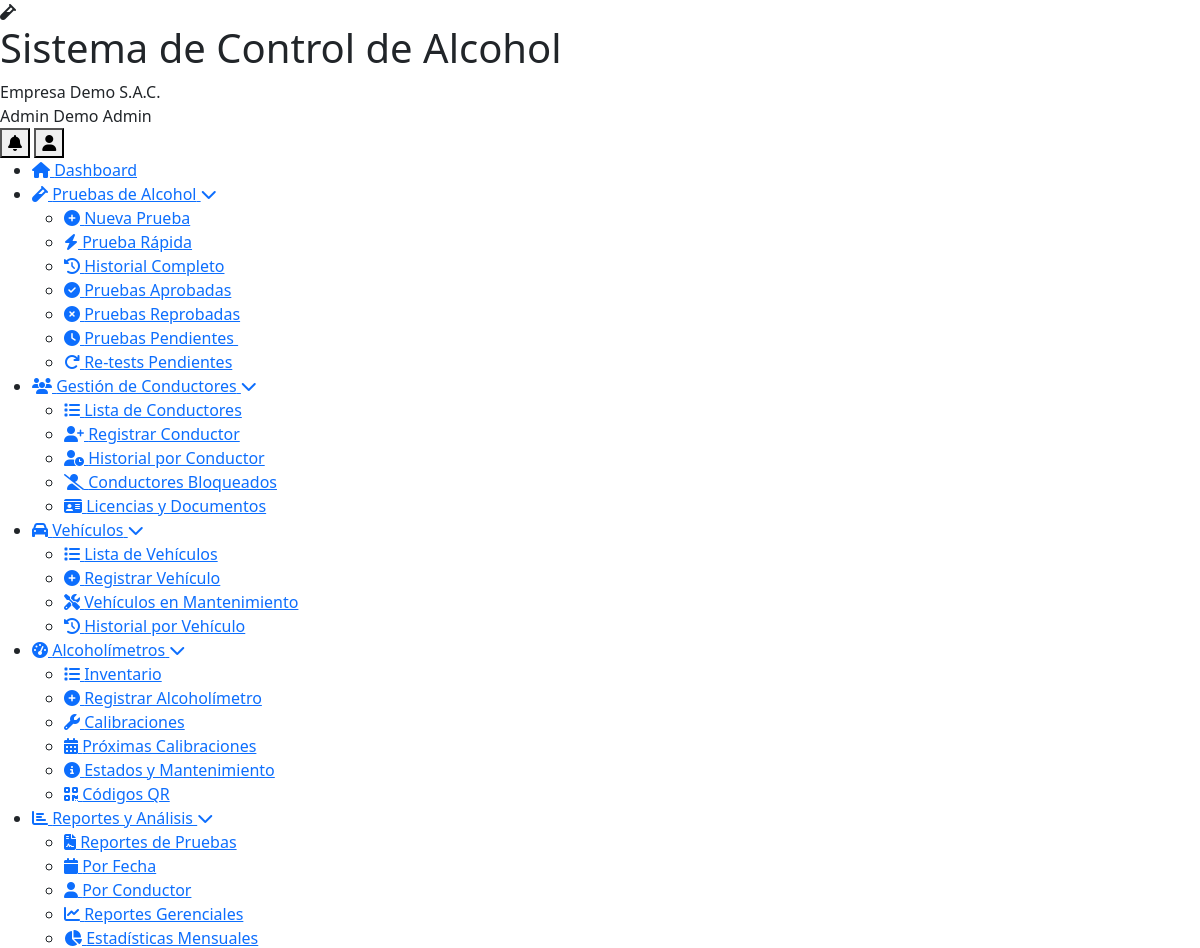
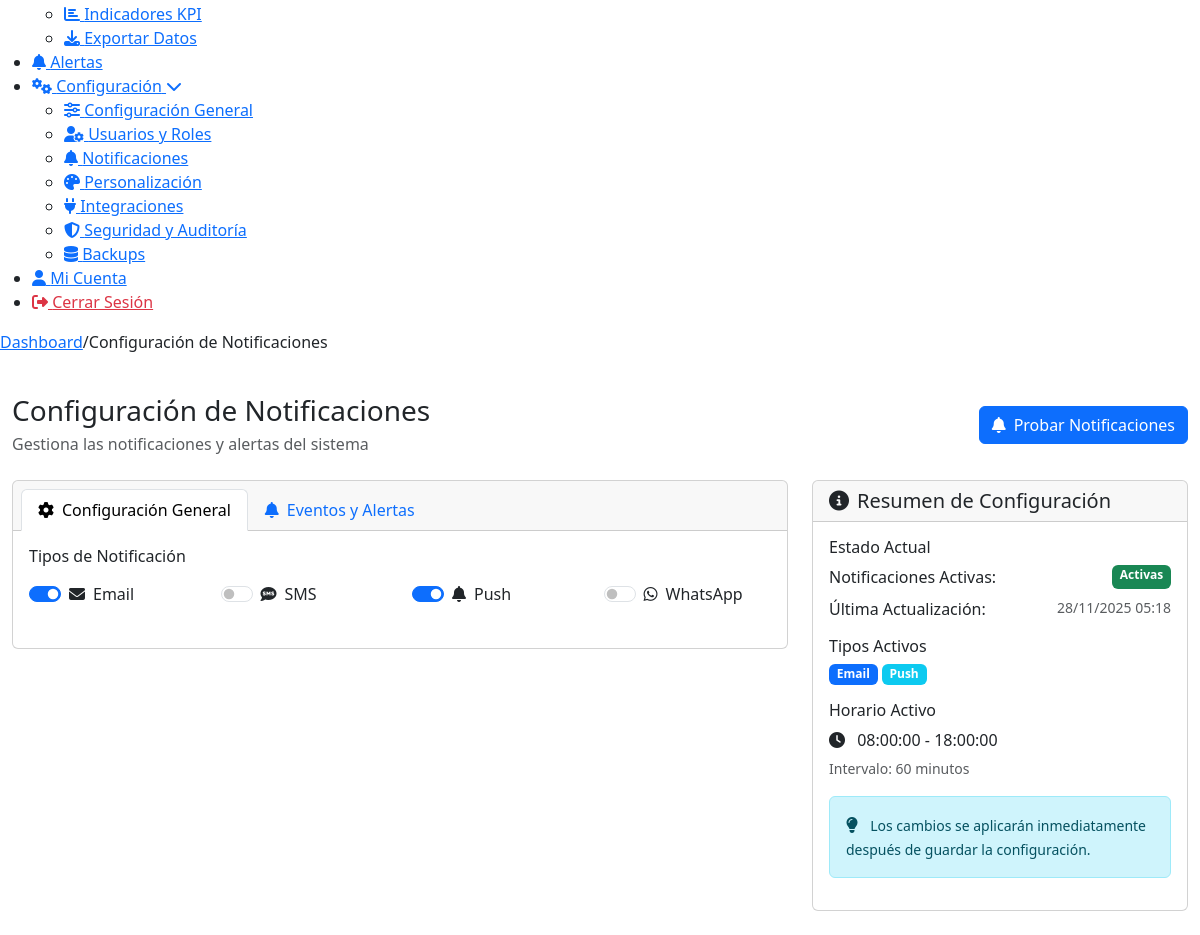
The page /configuracion-notificaciones.php (signed in) on the database its author committed (2 pictures, top to bottom).
### tables this page shows
CREATE TABLE `usuarios` (
  `id` int(11) NOT NULL,
  `cliente_id` int(11) DEFAULT NULL,
  `nombre` varchar(100) NOT NULL,
  `apellido` varchar(100) DEFAULT NULL,
  `email` varchar(255) NOT NULL,
  `password` varchar(255) NOT NULL,
  `telefono` varchar(20) DEFAULT NULL,
  `dni` varchar(15) DEFAULT NULL,
  `rol` enum('super_admin','admin','supervisor','operador','conductor','auditor') NOT NULL,
  `foto_perfil` varchar(255) DEFAULT NULL,
  `estado` tinyint(1) DEFAULT 1,
  `ultimo_login` timestamp NULL DEFAULT NULL,
  `token_recuperacion` varchar(100) DEFAULT NULL,
  `fecha_expiracion_token` datetime DEFAULT NULL,
  `intentos_login` int(11) DEFAULT 0,
  `bloqueado_hasta` datetime DEFAULT NULL,
  `fecha_creacion` timestamp NULL DEFAULT current_timestamp()
);

CREATE TABLE `clientes` (
  `id` int(11) NOT NULL,
  `nombre_empresa` varchar(255) NOT NULL,
  `ruc` varchar(20) NOT NULL,
  `direccion` text DEFAULT NULL,
  `telefono` varchar(20) DEFAULT NULL,
  `email_contacto` varchar(255) DEFAULT NULL,
  `plan_id` int(11) NOT NULL,
  `logo` varchar(255) DEFAULT NULL,
  `color_primario` varchar(7) DEFAULT '#2196F3',
  `color_secundario` varchar(7) DEFAULT '#1976D2',
  `fecha_registro` timestamp NULL DEFAULT current_timestamp(),
  `fecha_vencimiento` date DEFAULT NULL,
  `estado` enum('activo','inactivo','suspendido','prueba') DEFAULT 'prueba',
  `token_api` varchar(100) DEFAULT NULL,
  `modo_demo` tinyint(1) DEFAULT 1
);

CREATE TABLE `configuracion_notificaciones` (
  `id` int(11) NOT NULL,
  `cliente_id` int(11) NOT NULL,
  `notificaciones_email` tinyint(1) DEFAULT 1,
  `notificaciones_sms` tinyint(1) DEFAULT 0,
  `notificaciones_push` tinyint(1) DEFAULT 1,
  `notificaciones_whatsapp` tinyint(1) DEFAULT 0,
  `alerta_nivel_alto` tinyint(1) DEFAULT 1,
  `alerta_nivel_medio` tinyint(1) DEFAULT 1,
  `alerta_nivel_bajo` tinyint(1) DEFAULT 1,
  `notificar_supervisor` tinyint(1) DEFAULT 1,
  `notificar_admin` tinyint(1) DEFAULT 1,
  `notificar_conductores` tinyint(1) DEFAULT 0,
  `umbral_alto` decimal(5,3) DEFAULT 0.800,
  `umbral_medio` decimal(5,3) DEFAULT 0.500,
  `umbral_bajo` decimal(5,3) DEFAULT 0.300,
  `intervalo_notificaciones` int(11) DEFAULT 60,
  `horario_inicio` time DEFAULT '08:00:00',
  `horario_fin` time DEFAULT '18:00:00',
  `dias_activos` varchar(50) DEFAULT '1,2,3,4,5',
  `plantilla_email` text DEFAULT NULL,
  `plantilla_sms` text DEFAULT NULL,
  `configuracion_avanzada` text DEFAULT NULL,
  `estado` tinyint(1) DEFAULT 1,
  `fecha_creacion` timestamp NULL DEFAULT current_timestamp(),
  `fecha_actualizacion` timestamp NULL DEFAULT current_timestamp() ON UPDATE current_timestamp()
);

### configuracion-notificaciones.php (the view, shortened to what the rows shown need)
<?php
require_once __DIR__ . '/includes/Database.php';
require_once __DIR__ . '/includes/header.php';
if (!defined('BOOTSTRAP_LOADED')) {
    echo '
    <link href="https://cdn.jsdelivr.net/npm/bootstrap@5.3.0/dist/css/bootstrap.min.css" rel="stylesheet">
    <link rel="stylesheet" href="https://cdnjs.cloudflare.com/ajax/libs/font-awesome/6.4.0/css/all.min.css">
    <script src="https://cdn.jsdelivr.net/npm/bootstrap@5.3.0/dist/js/bootstrap.bundle.min.js"></script>
    ';
}
$db = new Database();
$cliente_id = $_SESSION['cliente_id'] ?? 0;
try {
    $result = $db->fetchAll("
        SELECT * FROM configuracion_notificaciones
        WHERE cliente_id = ?
        ORDER BY fecha_actualizacion DESC
        LIMIT 1
    ", [$cliente_id]);
    $config_notificaciones = !empty($result) ? $result[0] : null;
} catch (Exception $e) {
    $config_notificaciones = null;
}
?>
<div class="container-fluid py-4">
    <div class="d-flex justify-content-between align-items-center mb-4">
        <div>
            <h1 class="h3 mb-1">Configuración de Notificaciones</h1>
        </div>
    </div>
    <div class="row">
        <div class="col-lg-8">
            <div class="card">
                <div class="card-body">
                    <div class="tab-content" id="notificacionesTabsContent">
                        <div class="tab-pane fade show active" id="general" role="tabpanel" aria-labelledby="general-tab">
                            <form method="POST" id="form-configuracion">
                                <div class="row mb-4">
                                    <div class="col-12">
                                        <div class="row">
                                            <div class="col-md-3">
                                                <div class="form-check form-switch">
                                                    <input class="form-check-input" type="checkbox" name="notificaciones_email"
                                                           id="notificaciones_email" <?php echo ($config_notificaciones['notificaciones_email'] ?? 1) ? 'checked' : ''; ?>>
                                                    <label class="form-check-label" for="notificaciones_email">
                                                        <i class="fas fa-envelope me-2"></i>Email
                                                    </label>
                                                </div>
                                            </div>
                                            <div class="col-md-3">
                                                <div class="form-check form-switch">
                                                    <input class="form-check-input" type="checkbox" name="notificaciones_sms"
                                                           id="notificaciones_sms" <?php echo ($config_notificaciones['notificaciones_sms'] ?? 0) ? 'checked' : ''; ?>>
                                                    <label class="form-check-label" for="notificaciones_sms">
                                                        <i class="fas fa-sms me-2"></i>SMS
                                                    </label>
                                                </div>
                                            </div>
                                            <div class="col-md-3">
                                                <div class="form-check form-switch">
                                                    <input class="form-check-input" type="checkbox" name="notificaciones_push"
                                                           id="notificaciones_push" <?php echo ($config_notificaciones['notificaciones_push'] ?? 1) ? 'checked' : ''; ?>>
                                                    <label class="form-check-label" for="notificaciones_push">
                                                        <i class="fas fa-bell me-2"></i>Push
                                                    </label>
                                                </div>
                                            </div>
                                            <div class="col-md-3">
                                                <div class="form-check form-switch">
                                                    <input class="form-check-input" type="checkbox" name="notificaciones_whatsapp"
                                                           id="notificaciones_whatsapp" <?php echo ($config_notificaciones['notificaciones_whatsapp'] ?? 0) ? 'checked' : ''; ?>>
                                                    <label class="form-check-label" for="notificaciones_whatsapp">
                                                        <i class="fab fa-whatsapp me-2"></i>WhatsApp
                                                    </label>
                                                </div>
                                            </div>
                                        </div>
                                    </div>
                                </div>
                            </form>
                        </div>
                    </div>
                </div>
            </div>
        </div>
        <div class="col-lg-4">
            <div class="card">
                <div class="card-body">
                    <div class="mb-3">
                        <div class="d-flex justify-content-between mb-2">
                            <span>Última Actualización:</span>
                            <small class="text-muted">
                                <?php echo $config_notificaciones ? date('d/m/Y H:i', strtotime($config_notificaciones['fecha_actualizacion'])) : 'Nunca'; ?>
                            </small>
                        </div>
                    </div>
                    <div class="mb-3">
                        <h6>Horario Activo</h6>
                        <p class="mb-1">
                            <i class="fas fa-clock me-2"></i>
                            <?php echo $config_notificaciones['horario_inicio'] ?? '08:00'; ?> -
                            <?php echo $config_notificaciones['horario_fin'] ?? '18:00'; ?>
                        </p>
                        <small class="text-muted">
                            Intervalo: <?php echo $config_notificaciones['intervalo_notificaciones'] ?? 60; ?> minutos
                        </small>
                    </div>
                </div>
            </div>
        </div>
    </div>
</div>
<?php
require_once __DIR__ . '/includes/footer.php';
?>

### includes/header.php (shortened to what the rows shown need)
<?php
$database = new Database();
$user_id = $_SESSION['user_id'] ?? null;
$user_query = $database->fetchOne("
    SELECT u.*, c.nombre_empresa, c.logo, c.color_primario, c.color_secundario, p.nombre_plan
    FROM usuarios u
    LEFT JOIN clientes c ON u.cliente_id = c.id
    LEFT JOIN planes p ON c.plan_id = p.id
    WHERE u.id = ?
", [$user_id]);
?>
<!DOCTYPE html>
<html lang="es">
<head>
	<link rel="stylesheet" href="<?php echo BASE_URL; ?>/assets/css/simple-style.css">
    <link rel="stylesheet" href="<?php echo BASE_URL; ?>/assets/css/responsive.css">
	<link rel="stylesheet" href="<?php echo BASE_URL; ?>/assets/css/dashboard-enhancements.css">
    <link href="https://cdnjs.cloudflare.com/ajax/libs/font-awesome/6.0.0/css/all.min.css" rel="stylesheet">
</head>
<body>
    <div class="app-container">
        <header class="app-header">
            <div class="header-content">
                <div class="brand-section">
                    <div class="brand-text">
                        <h1 class="app-name"><?php echo SITE_NAME; ?></h1>
                        <span class="client-name"><?php echo htmlspecialchars($user_query['nombre_empresa'] ?? 'Empresa'); ?></span>
                    </div>
                </div>
                <div class="user-menu">
                    <div class="user-info">
                        <span class="user-name"><?php echo htmlspecialchars(($user_query['nombre'] ?? 'Usuario') . ' ' . ($user_query['apellido'] ?? 'Sistema')); ?></span>
                        <span class="user-role"><?php echo ucfirst(str_replace('_', ' ', $user_query['rol'] ?? 'usuario')); ?></span>
                    </div>
                </div>
            </div>
        </header>
        <div class="main-content">
            <main class="content-area">
                <div class="content-body">

### rows shown on the page
usuarios: cliente.nombre_empresa "Empresa Demo S.A.C.", nombre+apellido "Admin Demo", rol "Admin"
configuracion_notificaciones: notificaciones_email "☑", notificaciones_push "☑", fecha_actualizacion "28/11/2025 05:18", horario_inicio "08:00:00", horario_fin "18:00:00", intervalo_notificaciones "60"

### other values the page prints
SITE_NAME "Sistema de Control de Alcohol"
$crumb "Dashboard"
$crumb "Configuración de Notificaciones"
